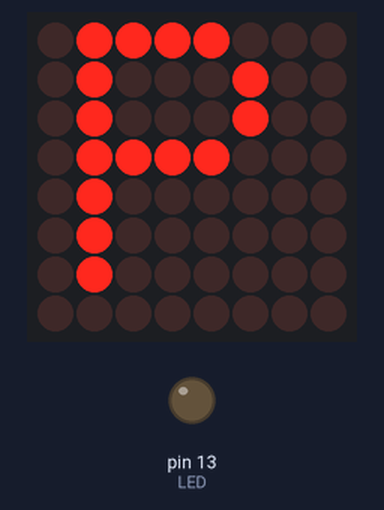
A sketch run on a simulated Arduino Uno, built with avr-gcc and run on an emulated ATmega328P. Parts: 8×8 LED matrix, output pins drawn as LEDs (lit = HIGH).

Above: at 0.18 s.
At 1.74 s:
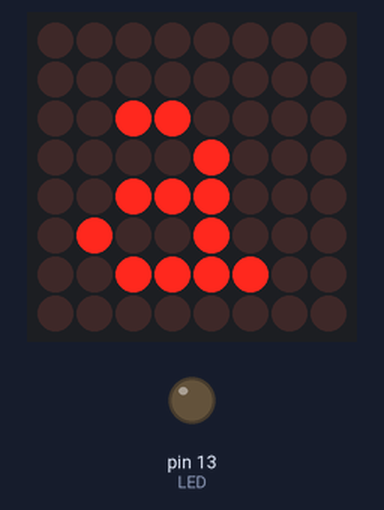
At 3.9 s:
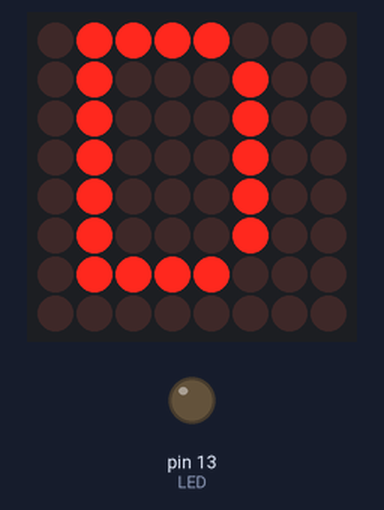
At 7.51 s:
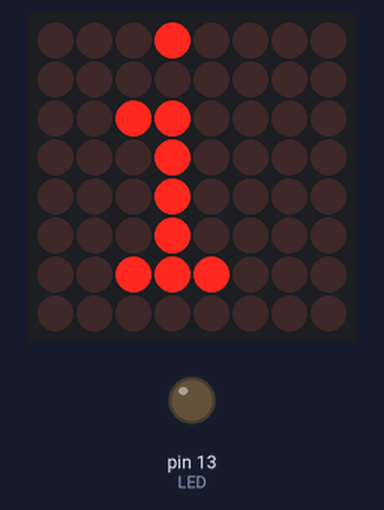
Timing chart, 0 to 40.0 s (numbered marks = the images above):
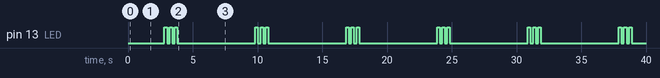

Measured:
- by itself, pin 13 (LED): repeats every 7.0 s: 2 × (LOW 0.20 s, HIGH 0.20 s), LOW 6.0 s, HIGH 0.20 s
- by itself, everything shown: repeats every 7.0 s, in 15 steps
- what the display in image 2 shows lasts 4.5 s, from 2.5 s to 7.0 s

The sketch:

arpadear_eves_un_cada_3_segundo_con_funciones___matrix_8por8.ino
```cpp
// (licence header left out)
const int LED =13;

//prototipos de las funciones
void alerta(int led);


// Tutorial 15 - Matriz LED 8x8


unsigned long tiempo = 0;
#include "LedControlMS.h"


LedControl lc=LedControl(12,11,10,1); // Los numeros se refieren a que pin de ARDUINO tienes en cada uno de los terminales

/* 12 para el DIN, 11 para el CLK, 10 para el CS y el 1 se refiere a la asignacion de la matriz*/


void setup()

{

  // El numero que colocamos como argumento de la funcion se refiere a la direccion del decodificador

  lc.shutdown(0,false);

  lc.setIntensity(0,8);// La valores estan entre 1 y 15

  lc.clearDisplay(0);
  pinMode(LED,OUTPUT);


}


void loop()


{

  for (int row=0; row<8; row++)


  {

    for (int col=0; col<8; col++)

    {

      lc.setLed(0,col,row,true); //

      tiempo = millis();

    }

  }


  for (int row=0; row<8; row++)

  {

    for (int col=0; col<8; col++)

    {

      lc.setLed(0,col,row,false); //

      tiempo = millis();

    }

  }

  tiempo = millis();

  lc.writeString(0,"Piensa 3D");

  tiempo = millis();

  alerta(LED);//llamada a la funcion
  delay(3000);//se ejecute cada 3segundos


}

//Alerta: hace parpadear un led 3veces
void alerta(int LED){
  digitalWrite(LED, HIGH);
  delay(200);
  digitalWrite(LED, LOW);
  delay(200);
  digitalWrite(LED, HIGH);
  delay(200);
  digitalWrite(LED, LOW);
  delay(200);
  digitalWrite(LED, HIGH);
  delay(200);
  digitalWrite(LED, LOW);
  delay(200);

}
```
